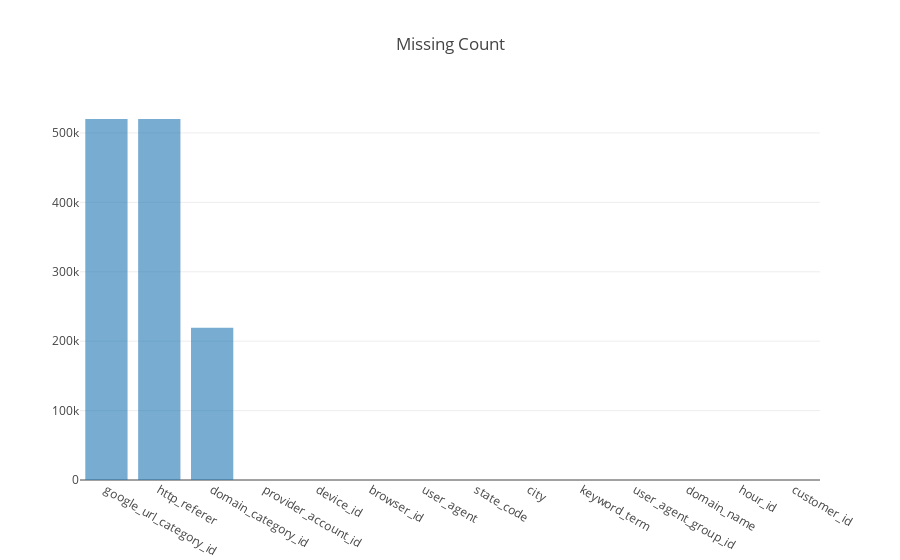
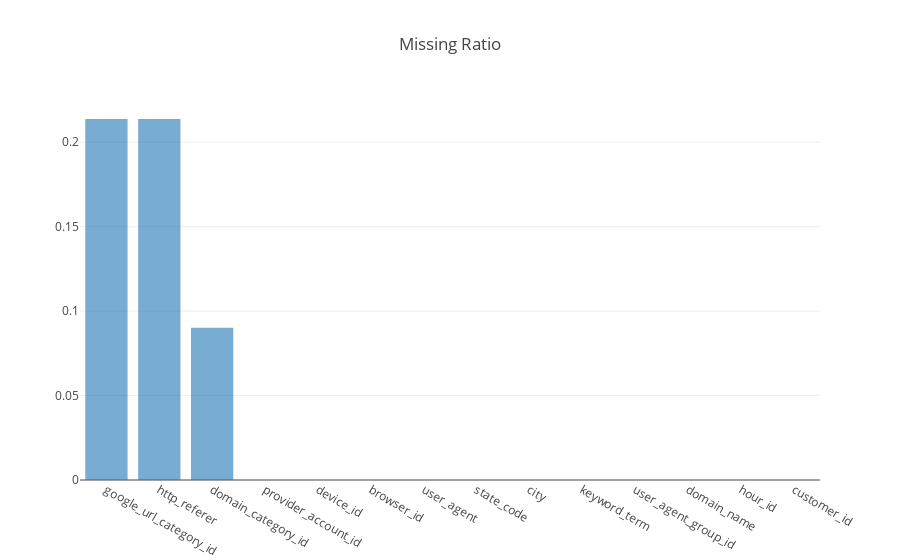

Write notebook code for charts like these, in order.
### Markdown cell above
## Missing Count and Ratio

### Code cell
missing_values_plot(make_copy_df(df),weight_col)

### Figure 1 — Plotly figure (JSON) as saved in the notebook; plotly's stock layout.template omitted (floating-point values rounded to 4 significant figures)
{"data": [{"name": "", "opacity": 0.6, "type": "bar", "x": ["google_url_category_id", "http_referer", "domain_category_id", "provider_account_id", "device_id", "browser_id", "user_agent", "state_code", "city", "keyword_term", "user_agent_group_id", "domain_name", "hour_id", "customer_id"], "y": [520093, 519941, 219425, 44, 9, 9, 9, 1, 1, 0, 0, 0, 0, 0]}], "layout": {"title": "Missing Count", "xaxis": {"type": "category"}}}

### Figure 2 — Plotly figure (JSON) as saved in the notebook; plotly's stock layout.template omitted (floating-point values rounded to 4 significant figures)
{"data": [{"name": "", "opacity": 0.6, "type": "bar", "x": ["google_url_category_id", "http_referer", "domain_category_id", "provider_account_id", "device_id", "browser_id", "user_agent", "state_code", "city", "keyword_term", "user_agent_group_id", "domain_name", "hour_id", "customer_id"], "y": [0.2138, 0.2137, 0.09019, 1.808e-05, 3.699e-06, 3.699e-06, 3.699e-06, 4.11e-07, 4.11e-07, 0, 0, 0, 0, 0]}], "layout": {"title": "Missing Ratio", "xaxis": {"type": "category"}}}
